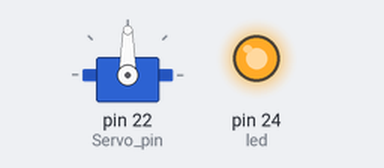
This sketch was run on a simulated Arduino Mega 2560, built with avr-gcc and run on an emulated ATmega2560. Parts: servo, output pins drawn as LEDs (lit = HIGH).

Above: at 0.1 s.
At 10.1 s:
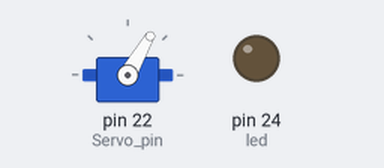
At 21.1 s:
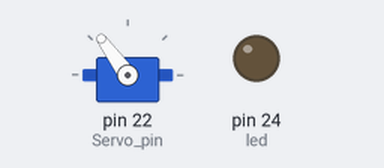
At 39.1 s:
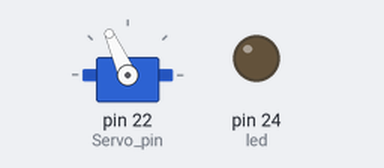
Timing chart, 0 to 40.0 s (numbered marks = the images above):
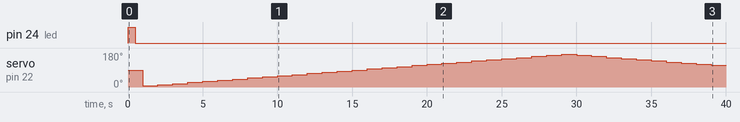

Measured:
- by itself, pin 24 (led): HIGH → LOW at 0.50 s
- by itself, servo on pin 22 (Servo_pin): 90° → 6° at 1.0 s, → 12° 1.0 s later, → 18° 1.0 s later, → 24° 1.0 s later, … (39 changes in this stretch)

The sketch:

hw_servo_and_led.ino
```cpp
// 伺服機控制練習：可透過Serial Monitor下達控制位置給伺服機
// 控制的範圍為 500～2500
#include<Servo.h>
Servo myservo;
unsigned lasttime=0;
const byte Servo_pin = 22;  // 伺服機的控制埠 D11
int pos=0;  // 伺服機位置，起始值預設為0 （最右邊）
int led=24;
bool ledstate=1;
int count=0;
void setup()
{
  Serial.begin(9600);          // 啟用串列埠
  myservo.attach(Servo_pin);
  pinMode(led, OUTPUT);  // 設定伺服機的I/O為輸出
  digitalWrite(led,ledstate);
}
void loop() {
  if(millis()-lasttime>=500){
    digitalWrite(led,!ledstate);
    }
  if(millis()-lasttime>=1000){
    lasttime=millis();
    count++;

    if(count<30){
    pos=pos+6;
     myservo.write(pos);
    }
    else if(count<60){
      pos=pos-6;
     myservo.write(pos);
    }
    else if(count>60) count=0;
  }
      }
```
